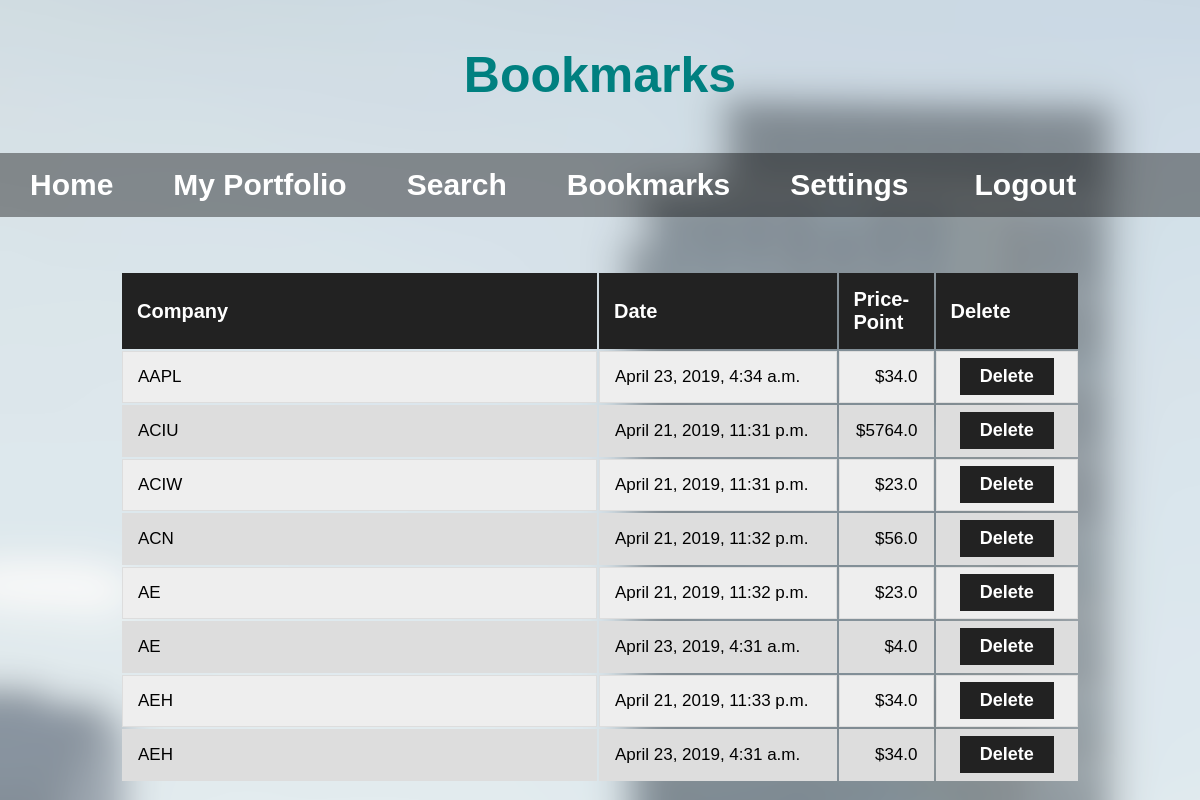
/bookmarks (signed in), run on an earlier commit of the app's database.
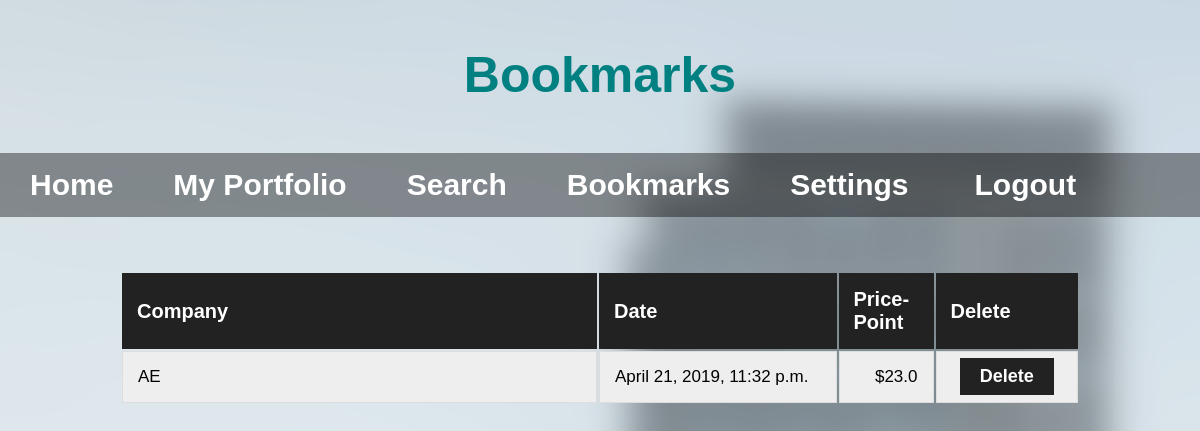
And on a later commit of the database.
### XChange/models.py (models this page shows)
class Bookmark(models.Model):
    userProfile = models.ForeignKey(UserProfile)
    companyName = models.CharField(max_length=250)
    setDate = models.DateTimeField()
    bookmarkPrice = models.FloatField(max_length=250)
    bookmarkAmount = models.IntegerField(max_length=250)

### XChange/views.py (the view, shortened to what this page needs)
# urls.py: url(r'^bookmarks', views.bookmarks, name='bookmarks'),
def bookmarks(request):
    if not request.user.is_authenticated:
        return redirect('%s?next=%s' % (djSettings.LOGIN_URL, request.path))
    currentProfile = UserProfile.objects.get(user = request.user)
    userBookmarks = Bookmark.objects.filter(userProfile = currentProfile).order_by('companyName')
    return render(request, 'XChange/bookmarks.html', {'userBookmarks': userBookmarks})

### XChange/templates/XChange/bookmarks.html (shortened to what this page needs)
<!DOCTYPE html>
<html>
  <head>
    <link rel="stylesheet" type="text/css" href="/static/XChange/css/bookmarks.css" />
    <link rel="stylesheet" type="text/css" href="/static/XChange/css/common.css" />
  </head>
  <body>
    <h1 id="bookmark-title">Bookmarks</h1>
    <div class="navBarDiv">
      <ul class="navBarList">
        <li class="homeNav"><a href="home.html">Home</a></li>
        <li class="portNav"><a href="myPortfolio.html">My Portfolio</a></li>
        <li class="srchNav"><a href="search.html">Search</a></li>
        <li class="bmarkNav"><a href="#">Bookmarks</a></li>
        <li class="settNav"><a href="settings.html">Settings</a></li>
        <li class="logOut">
                  <form method='POST'>
                    <button type="submit" name="submit" value="Logout">Logout</button>
                  </form></li>
      </ul>
    </div>
    <br>
    <div id="tableDiv">
      <table id = "tableBookmark">
        <col id="compNameBook">
        <col id="dateBook">
        <col id="priceBook">
        <col id="deleteButton">
        <tr>
          <th>Company</th>
          <th>Date</th>
          <th class="rightAlignPrice">Price-Point</th>
          <th id="deleteHeader">Delete</th>
        </tr>
        {% for b in userBookmarks %}
          <tr>
            <td>{{b.companyName}}</td>
            <td>{{b.setDate}}</td>
            <td class="rightAlignPrice">${{b.bookmarkPrice}}</td>
            <td class="deleteCell">
            <form method='POST'>
                <button type="submit" name="delete" value="{{b.id}}">Delete</button>
            </form>
            </td>
          </tr>
        {% endfor %}
      </table>
    </div>
  </body>
</html>

### XChange/static/XChange/css/bookmarks.css (style rules this page uses)
#bookmark-title { color: teal; text-align: center; padding-top: 1%; font-family: 'Arial'; font-size: 50px; }
#tableDiv { width: 80%; margin: auto; }
#tableBookmark { padding-top: 20px; }
#tableBookmark td { border: 1px solid #ddd; }
#deleteHeader { text-align: center; }
#tableBookmark th { text-align: left; background-color: #222; color: white; font-family: Arial; font-size: 20px; border: none; }
#tableBookmark td, th { padding: 15px; font-size: 17px; font-family: Arial; }
#tableBookmark tr:nth-child(odd) { background-color: #dddddd; }
#tableBookmark tr:nth-child(even) { background-color: #eeeeee; }
#tableBookmark button { background-color: #222; color: white; font-size: 18px; font-family: Arial; padding: 8px; padding-right: 20px; padding-left: 20px; margin: -15px; border: none; justify-content: center; font-weight: bold; }
.deleteCell { text-align: center; }
table { width: 100%; margin: auto; }
#compNameBook { width: 50%; }
#dateBook { width: 25%; }
#priceBook { width: 10%; }
table .rightAlignPrice { text-align: right; }
body { background-image: url("/static/XChange/images/bookmarkCity.png"); background-size: 2000px 1333px; }

### XChange/static/XChange/css/common.css (style rules this page uses)
body { margin: 0; padding: 0; }
.navBarDiv { margin: auto; overflow: hidden; width: 100%; }
.navBarList { list-style-type: none; overflow: hidden; padding: 0; background-color: black; background-color: rgba(0, 0, 0, .4); }
li { float: left; }
li a { display: block; text-decoration: none; color: white; padding: 15px 30px 15px 30px; text-align: center; font-weight: bold; font-family: "Arial"; font-size: 30px; }
.logOut button { border: none; background-color: rgba(0, 0, 0, 0); color: white; text-align: center; font-weight: bold; font-family: "Arial"; font-size: 30px; }
.logOut { display: block; text-decoration: none; padding: 14px 30px 14px 30px; text-align: center; font-weight: bold; font-family: "Arial"; }

What changed in the data, as far as the page shows it:
removed Bookmark: companyName "AAPL", setDate "April 23, 2019, 4:34 a.m.", bookmarkPrice "34.0", {{ b.id }} 10 (drawn)
removed Bookmark: companyName "ACIU", setDate "April 21, 2019, 11:31 p.m.", bookmarkPrice "5764.0", {{ b.id }} 1 (drawn)
removed Bookmark: companyName "ACIW", setDate "April 21, 2019, 11:31 p.m.", bookmarkPrice "23.0", {{ b.id }} 2 (drawn)
removed Bookmark: companyName "ACN", setDate "April 21, 2019, 11:32 p.m.", bookmarkPrice "56.0", {{ b.id }} 3 (drawn)
removed Bookmark: companyName "AE", setDate "April 23, 2019, 4:31 a.m.", bookmarkPrice "4.0", {{ b.id }} 9 (drawn)
removed Bookmark: companyName "AEH", setDate "April 21, 2019, 11:33 p.m.", bookmarkPrice "34.0", {{ b.id }} 6 (drawn)
removed Bookmark: companyName "AEH", setDate "April 23, 2019, 4:31 a.m.", bookmarkPrice "34.0", {{ b.id }} 8 (drawn)
